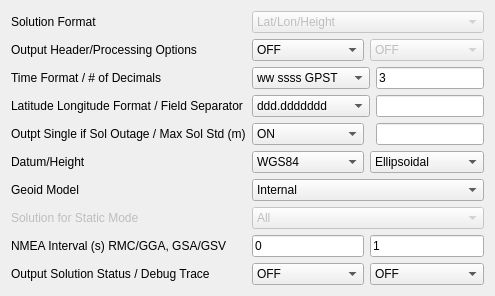
     <widget class="QWidget" name="TabSheet3">
      <property name="toolTip">
       <string/>
      </property>
      <attribute name="title">
       <string>O&amp;utput</string>
      </attribute>
      <layout class="QGridLayout" name="gridLayout_3">
       <item row="0" column="0">
        <widget class="QLabel" name="LabelSolFormat">
         <property name="enabled">
          <bool>true</bool>
         </property>
         <property name="toolTip">
          <string/>
         </property>
         <property name="text">
          <string>Solution Format</string>
         </property>
        </widget>
       </item>
       <item row="0" column="1" colspan="3">
        <widget class="QComboBox" name="SolFormat">
         <property name="enabled">
          <bool>false</bool>
         </property>
         <property name="toolTip">
          <string/>
         </property>
         <item>
          <property name="text">
           <string>Lat/Lon/Height</string>
          </property>
         </item>
         <item>
          <property name="text">
           <string>X/Y/Z-ECEF</string>
          </property>
         </item>
         <item>
          <property name="text">
           <string>E/N/U-Baseline</string>
          </property>
         </item>
         <item>
          <property name="text">
           <string>NMEA0183</string>
          </property>
         </item>
        </widget>
       </item>
       <item row="1" column="0">
        <widget class="QLabel" name="Label20">
         <property name="enabled">
          <bool>true</bool>
         </property>
         <property name="toolTip">
          <string/>
         </property>
         <property name="text">
          <string>Output Header/Processing Options</string>
         </property>
        </widget>
       </item>
       <item row="1" column="1">
        <widget class="QComboBox" name="OutputHead">
         <property name="enabled">
          <bool>true</bool>
         </property>
         <property name="toolTip">
          <string/>
         </property>
         <item>
          <property name="text">
           <string>OFF</string>
          </property>
         </item>
         <item>
          <property name="text">
           <string>ON</string>
          </property>
         </item>
        </widget>
       </item>
       <item row="1" column="2" colspan="2">
        <widget class="QComboBox" name="OutputOpt">
         <property name="enabled">
          <bool>false</bool>
         </property>
         <property name="toolTip">
          <string/>
         </property>
         <item>
          <property name="text">
           <string>OFF</string>
          </property>
         </item>
         <item>
          <property name="text">
           <string>ON</string>
          </property>
         </item>
        </widget>
       </item>
       <item row="2" column="0">
        <widget class="QLabel" name="LabelTimeFormat">
         <property name="enabled">
          <bool>true</bool>
         </property>
         <property name="toolTip">
          <string/>
         </property>
         <property name="text">
          <string>Time Format / # of Decimals</string>
         </property>
        </widget>
       </item>
       <item row="2" column="1" colspan="2">
        <widget class="QComboBox" name="TimeFormat">
         <property name="enabled">
          <bool>true</bool>
         </property>
         <property name="toolTip">
          <string/>
         </property>
         <item>
          <property name="text">
           <string>ww ssss GPST</string>
          </property>
         </item>
         <item>
          <property name="text">
           <string>hh:mm:ss GPST</string>
          </property>
         </item>
         <item>
          <property name="text">
           <string>hh:mm:ss UTC</string>
          </property>
         </item>
         <item>
          <property name="text">
           <string>hh:mm:ss JST</string>
          </property>
         </item>
        </widget>
       </item>
       <item row="2" column="3">
        <widget class="QLineEdit" name="TimeDecimal">
         <property name="enabled">
          <bool>true</bool>
         </property>
         <property name="toolTip">
          <string/>
         </property>
         <property name="text">
          <string>3</string>
         </property>
        </widget>
       </item>
       <item row="3" column="0">
        <widget class="QLabel" name="LabelLatLonFormat">
         <property name="enabled">
          <bool>true</bool>
         </property>
         <property name="toolTip">
          <string/>
         </property>
         <property name="text">
          <string>Latitude Longitude Format / Field Separator</string>
         </property>
        </widget>
       </item>
       <item row="4" column="0">
        <widget class="QLabel" name="LabelFieldSep">
         <property name="enabled">
          <bool>true</bool>
         </property>
         <property name="toolTip">
          <string/>
         </property>
         <property name="text">
          <string>Outpt Single if Sol Outage / Max Sol Std (m)</string>
         </property>
        </widget>
       </item>
       <item row="5" column="0">
        <widget class="QLabel" name="Label2">
         <property name="enabled">
          <bool>true</bool>
         </property>
         <property name="toolTip">
          <string/>
         </property>
         <property name="text">
          <string>Datum/Height</string>
         </property>
        </widget>
       </item>
       <item row="5" column="1">
        <widget class="QComboBox" name="OutputDatum">
         <property name="enabled">
          <bool>true</bool>
         </property>
         <property name="toolTip">
          <string/>
         </property>
         <item>
          <property name="text">
           <string>WGS84</string>
          </property>
         </item>
        </widget>
       </item>
       <item row="5" column="2" colspan="2">
        <widget class="QComboBox" name="OutputHeight">
         <property name="enabled">
          <bool>true</bool>
         </property>
         <property name="toolTip">
          <string/>
         </property>
         <item>
          <property name="text">
           <string>Ellipsoidal</string>
          </property>
         </item>
         <item>
          <property name="text">
           <string>Geodetic</string>
          </property>
         </item>
        </widget>
       </item>
       <item row="6" column="0">
        <widget class="QLabel" name="Label18">
         <property name="enabled">
          <bool>true</bool>
         </property>
         <property name="toolTip">
          <string/>
         </property>
         <property name="text">
          <string>Geoid Model</string>
         </property>
        </widget>
       </item>
       <item row="6" column="1" colspan="3">
        <widget class="QComboBox" name="OutputGeoid">
         <property name="enabled">
          <bool>true</bool>
         </property>
         <property name="toolTip">
          <string/>
         </property>
         <item>
          <property name="text">
           <string>Internal</string>
          </property>
         </item>
         <item>
          <property name="text">
           <string>EGM96-BE 15&quot;</string>
          </property>
         </item>
         <item>
          <property name="text">
           <string>EGM2008-SE 2.5&quot;</string>
          </property>
         </item>
         <item>
          <property name="text">
           <string>EGM2008-SE 1&quot;</string>
          </property>
         </item>
         <item>
          <property name="text">
           <string>GSI2000 1x1.5&quot;</string>
          </property>
         </item>
         <item>
          <property name="text">
           <string>RAF09_M15x20</string>
          </property>
         </item>
        </widget>
       </item>
       <item row="7" column="0">
        <widget class="QLabel" name="Label21">
         <property name="enabled">
          <bool>false</bool>
         </property>
         <property name="toolTip">
          <string/>
         </property>
         <property name="text">
          <string>Solution for Static Mode</string>
         </property>
        </widget>
       </item>
       <item row="7" column="1" colspan="3">
        <widget class="QComboBox" name="SolStatic">
         <property name="enabled">
          <bool>false</bool>
         </property>
         <property name="toolTip">
          <string/>
         </property>
         <item>
          <property name="text">
           <string>All</string>
          </property>
         </item>
         <item>
          <property name="text">
           <string>Single</string>
          </property>
         </item>
        </widget>
       </item>
       <item row="8" column="0">
        <widget class="QLabel" name="Label17">
         <property name="enabled">
          <bool>true</bool>
         </property>
         <property name="toolTip">
          <string/>
         </property>
         <property name="text">
          <string>NMEA Interval (s) RMC/GGA, GSA/GSV</string>
         </property>
        </widget>
       </item>
       <item row="8" column="1">
        <widget class="QLineEdit" name="NmeaIntv1">
         <property name="enabled">
          <bool>true</bool>
         </property>
         <property name="toolTip">
          <string/>
         </property>
         <property name="text">
          <string>0</string>
         </property>
        </widget>
       </item>
       <item row="8" column="2" colspan="2">
        <widget class="QLineEdit" name="NmeaIntv2">
         <property name="enabled">
          <bool>true</bool>
         </property>
         <property name="toolTip">
          <string/>
         </property>
         <property name="text">
          <string>1</string>
         </property>
        </widget>
       </item>
       <item row="9" column="0">
        <widget class="QLabel" name="Label36">
         <property name="enabled">
          <bool>true</bool>
         </property>
         <property name="toolTip">
          <string/>
         </property>
         <property name="text">
          <string>Output Solution Status / Debug Trace</string>
         </property>
        </widget>
       </item>
       <item row="9" column="1">
        <widget class="QComboBox" name="DebugStatus">
         <property name="enabled">
          <bool>true</bool>
         </property>
         <property name="toolTip">
          <string/>
         </property>
         <item>
          <property name="text">
           <string>OFF</string>
          </property>
         </item>
         <item>
          <property name="text">
           <string>States</string>
          </property>
         </item>
         <item>
          <property name="text">
           <string>Residuals</string>
          </property>
         </item>
        </widget>
       </item>
       <item row="9" column="2" colspan="2">
        <widget class="QComboBox" name="DebugTrace">
         <property name="enabled">
          <bool>true</bool>
         </property>
         <property name="toolTip">
          <string/>
         </property>
         <item>
          <property name="text">
           <string>OFF</string>
          </property>
         </item>
         <item>
          <property name="text">
           <string>Level 1</string>
          </property>
         </item>
         <item>
          <property name="text">
           <string>Level 2</string>
          </property>
         </item>
         <item>
          <property name="text">
           <string>Level 3</string>
          </property>
         </item>
         <item>
          <property name="text">
           <string>Level 4</string>
          </property>
         </item>
         <item>
          <property name="text">
           <string>Level 5</string>
          </property>
         </item>
        </widget>
       </item>
       <item row="3" column="1" colspan="2">
        <widget class="QComboBox" name="LatLonFormat">
         <property name="enabled">
          <bool>true</bool>
         </property>
         <property name="toolTip">
          <string/>
         </property>
         <item>
          <property name="text">
           <string>ddd.ddddddd</string>
          </property>
         </item>
         <item>
          <property name="text">
           <string>ddd mm ss.sss</string>
          </property>
         </item>
        </widget>
       </item>
       <item row="3" column="3">
        <widget class="QLineEdit" name="FieldSep">
         <property name="enabled">
          <bool>true</bool>
         </property>
         <property name="toolTip">
          <string/>
         </property>
         <property name="text">
          <string/>
         </property>
        </widget>
       </item>
       <item row="4" column="1">
        <widget class="QComboBox" name="OutputSingle">
         <property name="currentText">
          <string>ON</string>
         </property>
         <item>
          <property name="text">
           <string>ON</string>
          </property>
         </item>
         <item>
          <property name="text">
           <string>OFF</string>
          </property>
         </item>
        </widget>
       </item>
       <item row="4" column="3">
        <widget class="QLineEdit" name="MaxSolStd"/>
       </item>
      </layout>
     </widget>
